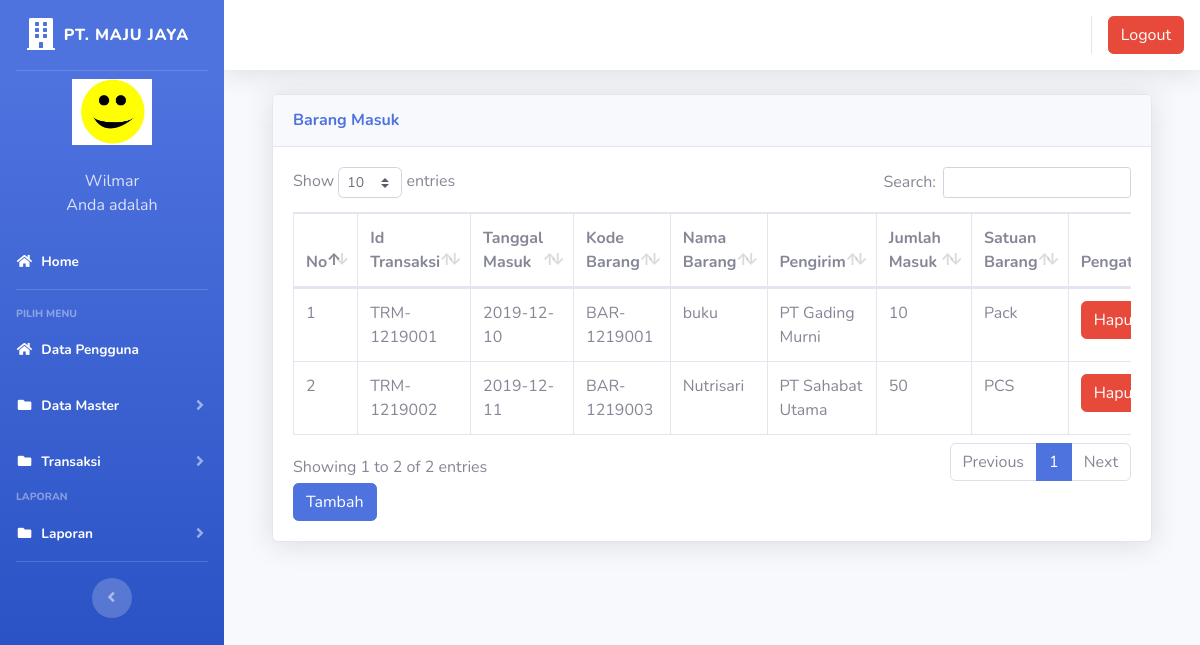
The app's page /index.php?page=barangmasuk (signed in) with its own data.
### tables this page shows
CREATE TABLE `users` (
  `id` int(11) NOT NULL AUTO_INCREMENT,
  `nik` varchar(10) NOT NULL,
  `nama` varchar(100) NOT NULL,
  `alamat` text NOT NULL,
  `telepon` varchar(20) NOT NULL,
  `username` varchar(25) NOT NULL,
  `password` text NOT NULL,
  `foto` varchar(25) NOT NULL,
  PRIMARY KEY (`id`)
);

CREATE TABLE `barang_masuk` (
  `id` int(11) NOT NULL AUTO_INCREMENT,
  `id_transaksi` varchar(20) NOT NULL,
  `tanggal` date NOT NULL,
  `kode_barang` varchar(20) NOT NULL,
  `nama_barang` varchar(100) NOT NULL,
  `pengirim` varchar(20) NOT NULL,
  `jumlah` int(11) NOT NULL,
  `satuan` varchar(20) NOT NULL,
  PRIMARY KEY (`id`)
);

### page/barangmasuk/barangmasuk.php (the view, shortened to what this page needs)
<div class="container-fluid">
  <div class="card shadow mb-4">
    <div class="card-header py-3">
      <h6 class="m-0 font-weight-bold text-primary">Barang Masuk</h6>
    </div>
    <div class="card-body">
      <div class="table-responsive">
        <table class="table table-bordered" id="dataTable" width="100%" cellspacing="0">
        <thead>
                                <tr>
			<th>No</th>
			<th>Id Transaksi</th>
			<th>Tanggal Masuk</th>
			<th>Kode Barang</th>
			<th>Nama Barang</th>
			<th>Pengirim</th>
			<th>Jumlah Masuk</th>
			<th>Satuan Barang</th>
			<th>Pengaturan</th>
                                </tr>
		</thead>
          <tbody>
            <?php
	$no = 1;
	$sql = $koneksi->query("select * from barang_masuk");
	while ($data = $sql->fetch_assoc()) {
	?>
                                <tr>
                                    <td><?php echo $no++; ?></td>
			<td><?php echo $data['id_transaksi'] ?></td>
			<td><?php echo $data['tanggal'] ?></td>
			<td><?php echo $data['kode_barang'] ?></td>
			<td><?php echo $data['nama_barang'] ?></td>
			<td><?php echo $data['pengirim'] ?></td>
			<td><?php echo $data['jumlah'] ?></td>
			<td><?php echo $data['satuan'] ?></td>
			<td>
			<a onclick="return confirm('Apakah anda yakin akan menghapus data ini?')" href="?page=barangmasuk&aksi=hapusbarangmasuk&id_transaksi=<?php echo $data['id_transaksi'] ?>" class="btn btn-danger" >Hapus</a>
			</td>
                                </tr>
	<?php }?>
		   </tbody>
                        </table>
<a href="?page=barangmasuk&aksi=tambahbarangmasuk" class="btn btn-primary" >Tambah</a>
      </div>
    </div>
  </div>
</div>

### index.php (shortened to what this page needs)
<?php
	$koneksi = new mysqli("localhost","root","","inventori");
	?>
<!DOCTYPE html>
<html lang="en">
<head>
  <link href="vendor/fontawesome-free/css/all.min.css" rel="stylesheet" type="text/css">
  <link href="css/sb-admin-2.min.css" rel="stylesheet">
  <link href="vendor/datatables/dataTables.bootstrap4.min.css" rel="stylesheet">
</head>
<body id="page-top">
  <div id="wrapper">
    <ul class="navbar-nav bg-gradient-primary sidebar sidebar-dark accordion" id="accordionSidebar">
      <a class="sidebar-brand d-flex align-items-center justify-content-center" href="index.php">
        <div class="sidebar-brand-icon">
          <i class="fas fa-building"></i>
        </div>
        <div class="sidebar-brand-text mx-2">PT. MAJU JAYA</div>
      </a>
      <hr class="sidebar-divider my-0">
 <?php
	 $user = $_SESSION['superadmin'];
   $sql =$koneksi->query("select * from users where id='$user'");
   $data = $sql->fetch_assoc();
   ?>
    <li class="d-flex align-items-center justify-content-center">
        <a class="nav-link">
		 <img src="img/<?php echo $data['foto']?>" class="img-circle" width="80" alt="User"/></a>
	  </li>
		 <li class="nav-item ">
        <a class="nav-link">
         	<div class="d-flex align-items-center justify-content-center" class="name">  <?php echo  $data['nama'];?></div></font>
			<div class="d-flex align-items-center justify-content-center" class="email">Anda adalah <?php echo $data['level'];?></div>
		 </a>
      </li>
      <li class="nav-item active">
        <a class="nav-link" href="?page=home">
          <i class="fas fa-fw fa-home"></i>
          <span>Home</span></a>
      </li>
      <hr class="sidebar-divider">
      <div class="sidebar-heading">
        Pilih Menu
      </div>
	    <li class="nav-item active">
        <a class="nav-link" href="?page=pengguna">
          <i class="fas fa-fw fa-home"></i>
          <span>Data Pengguna</span></a>
      </li>
	   <li class="nav-item active">
        <a class="nav-link collapsed" href="#" data-toggle="collapse" data-target="#collapseData" aria-expanded="true" aria-controls="collapseData">
          <i class="fas fa-fw fa-folder"></i>
          <span>Data Master</span>
        </a>
      </li>
	    <li class="nav-item active">
        <a class="nav-link collapsed" href="#" data-toggle="collapse" data-target="#collapsePages" aria-expanded="true" aria-controls="collapsePages">
          <i class="fas fa-fw fa-folder"></i>
          <span>Transaksi</span>
        </a>
      </li>
      <div class="sidebar-heading">
        Laporan
      </div>
	     <li class="nav-item active">
        <a class="nav-link collapsed" href="#" data-toggle="collapse" data-target="#collapseLaporan" aria-expanded="true" aria-controls="collapseLaporan">
          <i class="fas fa-fw fa-folder"></i>
          <span>Laporan</span>
        </a>
      </li>
      <hr class="sidebar-divider d-none d-md-block">
      <div class="text-center d-none d-md-inline">
        <button class="rounded-circle border-0" id="sidebarToggle"></button>
      </div>
    </ul>
    <div id="content-wrapper" class="d-flex flex-column">
      <div id="content">
        <nav class="navbar navbar-expand navbar-light bg-white topbar mb-4 static-top shadow">
          <ul class="navbar-nav ml-auto">
            <li class="nav-item dropdown no-arrow">
			 <div class="top-menu">
        <ul class="nav pull-right top-menu">
           <li><a onclick="return confirm('Apakah anda yakin akan logout?')" class="btn btn-danger" class="logout" href="logout.php">Logout</a></li>
        </ul>
      </div>
            </li>
          </ul>
        </nav>
        <div class="container-fluid">
		 <section class="content">
		      <?php
			   $page = $_GET['page'];
			   $aksi = $_GET['aksi'];
				   if ($page == "barangmasuk") {
				   if ($aksi == "") {
					   include "page/barangmasuk/barangmasuk.php";
				   }
			   }
			   ?>
    </section>
</div>
    </div>
  </div>
  </div>
</body>
</html>

### records on screen
users: foto (picture), nama "Wilmar"
barang_masuk: id_transaksi "TRM-1219001", tanggal "2019-12-10", kode_barang "BAR-1219001", nama_barang "buku", pengirim "PT Gading Murni", jumlah "10", satuan "Pack"
barang_masuk: id_transaksi "TRM-1219002", tanggal "2019-12-11", kode_barang "BAR-1219003", nama_barang "Nutrisari", pengirim "PT Sahabat Utama", jumlah "50", satuan "PCS"
